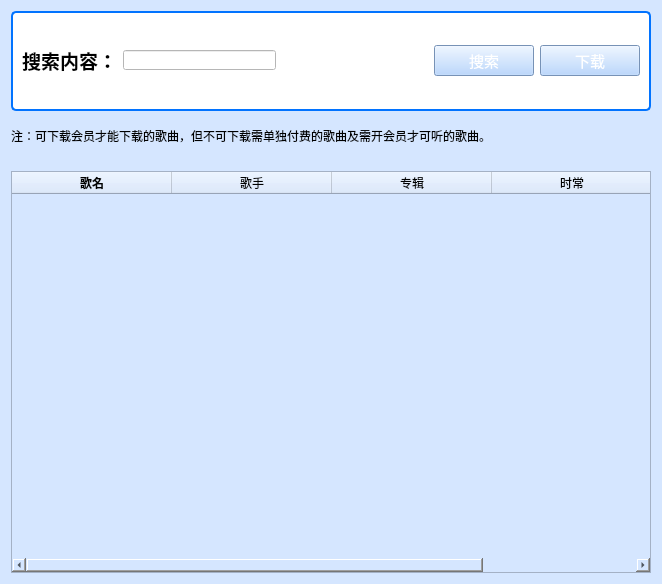
<?xml version="1.0" encoding="UTF-8"?>
<ui version="4.0">
 <class>Form</class>
 <widget class="QWidget" name="Form">
  <property name="geometry">
   <rect>
    <x>0</x>
    <y>0</y>
    <width>662</width>
    <height>584</height>
   </rect>
  </property>
  <property name="windowTitle">
   <string>歌曲</string>
  </property>
  <property name="autoFillBackground">
   <bool>false</bool>
  </property>
  <property name="styleSheet">
   <string notr="true">
    background:#d5e6ff;

</string>
  </property>
  <layout class="QVBoxLayout" name="verticalLayout_2">
   <item>
    <widget class="QFrame" name="frame">
     <property name="minimumSize">
      <size>
       <width>0</width>
       <height>100</height>
      </size>
     </property>
     <property name="styleSheet">
      <string notr="true">QFrame { 
border: 2px solid gray;
border-radius:5px;
border-color: rgb(1, 115, 255);
background-color: rgb(255, 255, 255);
}</string>
     </property>
     <property name="frameShape">
      <enum>QFrame::StyledPanel</enum>
     </property>
     <property name="frameShadow">
      <enum>QFrame::Raised</enum>
     </property>
     <layout class="QGridLayout" name="gridLayout_2">
      <item row="0" column="1">
       <widget class="QLineEdit" name="lineEdit">
        <property name="maximumSize">
         <size>
          <width>200</width>
          <height>20</height>
         </size>
        </property>
        <property name="styleSheet">
         <string notr="true">background-color: rgb(255, 255, 255);</string>
        </property>
       </widget>
      </item>
      <item row="0" column="3">
       <spacer name="horizontalSpacer_3">
        <property name="orientation">
         <enum>Qt::Horizontal</enum>
        </property>
        <property name="sizeHint" stdset="0">
         <size>
          <width>40</width>
          <height>20</height>
         </size>
        </property>
       </spacer>
      </item>
      <item row="0" column="4">
       <widget class="QPushButton" name="pushButton">
        <property name="minimumSize">
         <size>
          <width>100</width>
          <height>0</height>
         </size>
        </property>
        <property name="styleSheet">
         <string notr="true">color: rgb(255, 255, 255);

background-color: rgb(167, 205, 255);

padding: 3px;

font-family: &quot;Verdana&quot;;

font-size: 15px;

text-align: center;
</string>
        </property>
        <property name="text">
         <string>搜索</string>
        </property>
       </widget>
      </item>
      <item row="0" column="0">
       <widget class="QLabel" name="label">
        <property name="maximumSize">
         <size>
          <width>100</width>
          <height>16777215</height>
         </size>
        </property>
        <property name="font">
         <font>
          <family>仿宋</family>
          <pointsize>12</pointsize>
          <weight>50</weight>
          <italic>false</italic>
          <bold>false</bold>
         </font>
        </property>
        <property name="styleSheet">
         <string notr="true">
border:0px solid gray; 
</string>
        </property>
        <property name="text">
         <string>&lt;html&gt;&lt;head/&gt;&lt;body&gt;&lt;p&gt;&lt;span style=&quot; font-size:14pt; font-weight:600;&quot;&gt;搜索内容：&lt;/span&gt;&lt;/p&gt;&lt;/body&gt;&lt;/html&gt;</string>
        </property>
       </widget>
      </item>
      <item row="0" column="5">
       <widget class="QPushButton" name="pushButton_2">
        <property name="minimumSize">
         <size>
          <width>100</width>
          <height>0</height>
         </size>
        </property>
        <property name="styleSheet">
         <string notr="true">color: rgb(255, 255, 255);

background-color: rgb(167, 205, 255);

padding: 3px;

font-family: &quot;Verdana&quot;;

font-size: 15px;

text-align: center;
</string>
        </property>
        <property name="text">
         <string>下载</string>
        </property>
       </widget>
      </item>
     </layout>
    </widget>
   </item>
   <item>
    <spacer name="verticalSpacer_2">
     <property name="orientation">
      <enum>Qt::Vertical</enum>
     </property>
     <property name="sizeType">
      <enum>QSizePolicy::Fixed</enum>
     </property>
     <property name="sizeHint" stdset="0">
      <size>
       <width>20</width>
       <height>10</height>
      </size>
     </property>
    </spacer>
   </item>
   <item>
    <widget class="QLabel" name="label_3">
     <property name="text">
      <string>注：可下载会员才能下载的歌曲，但不可下载需单独付费的歌曲及需开会员才可听的歌曲。</string>
     </property>
    </widget>
   </item>
   <item>
    <spacer name="verticalSpacer">
     <property name="orientation">
      <enum>Qt::Vertical</enum>
     </property>
     <property name="sizeType">
      <enum>QSizePolicy::Fixed</enum>
     </property>
     <property name="sizeHint" stdset="0">
      <size>
       <width>20</width>
       <height>20</height>
      </size>
     </property>
    </spacer>
   </item>
   <item>
    <widget class="QTableWidget" name="tableWidget">
     <property name="minimumSize">
      <size>
       <width>580</width>
       <height>400</height>
      </size>
     </property>
     <property name="styleSheet">
      <string notr="true">
QHeaderView::section
{
    font-size:15px;
    font-family:&quot;Microsoft YaHei&quot;;
	bold:75;
    color:#FFFFFF;
 
    background-color: rgb(167, 205, 255);

	border-color: rgb(1, 115, 255);
	border-radius:10px;
	border:none;
};
background-color: rgb(255, 255, 255);


</string>
     </property>
     <attribute name="horizontalHeaderDefaultSectionSize">
      <number>160</number>
     </attribute>
     <column>
      <property name="text">
       <string>歌名</string>
      </property>
      <property name="font">
       <font>
        <family>宋体</family>
        <weight>75</weight>
        <bold>true</bold>
       </font>
      </property>
     </column>
     <column>
      <property name="text">
       <string>歌手</string>
      </property>
     </column>
     <column>
      <property name="text">
       <string>专辑</string>
      </property>
     </column>
     <column>
      <property name="text">
       <string>时常</string>
      </property>
     </column>
    </widget>
   </item>
  </layout>
 </widget>
 <resources/>
 <connections/>
</ui>
